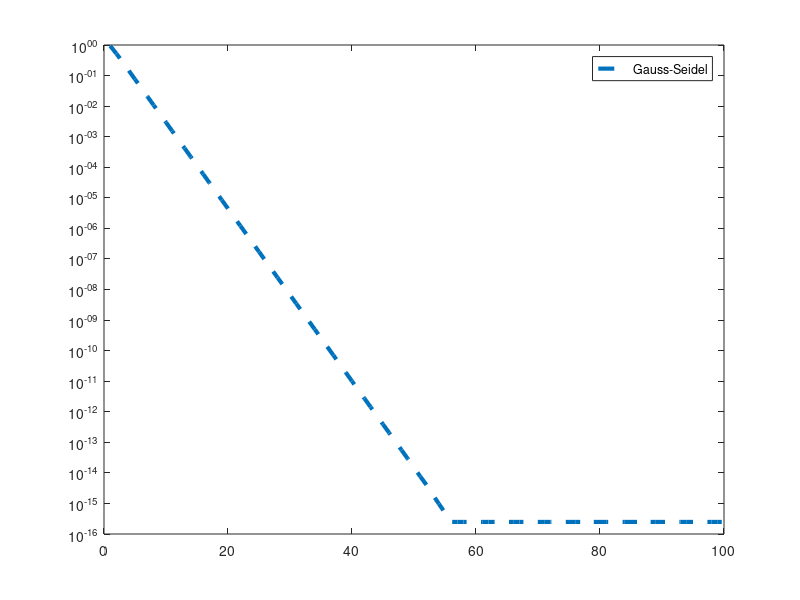

Write MATLAB code to recreate this figure. (Note: this script raises an error after producing the figure.)
% zvolme pocet iteraci
iteraci=100;

% zvolime nahodnou matici, uvidime jeslti bude konvergovat, ke ktere 
% pricteme jednotkovou diagonalni, zvysime tak pravdepodobnost ze vse bude konvergovat
A=rand(3)/2+eye(3)/2

% zvolime pozadovane reseni, ze ktereho napocitame pravou stranu
origReseni=[1;1;1];

% najdeme pravou stranu
y=A*origReseni

% zvolime nahodny uvodni odhad ze ktereho budeme iterovat
uvodniOdhad=rand(3,1);

% zvolime omega pro superrelaxaci, nebude optimalni, nevadi
omega=[0.1, 0.6, 1, 1.5, 1.9];

%% GAUSS-SEIDEL

	L=tril(A,-1);
	R=triu(A,1);
	D=A-L-R;

	F=-inv(D+L)*R;
	G=inv(D+L);

	x=uvodniOdhad;
	for i=1:iteraci
		x=F*x+G*y;
		vzdGaussSeidel(i)=norm(x-origReseni);
	end;

    osaX=1:iteraci;

	plot(osaX,vzdGaussSeidel, '--','LineWidth',3);
	% zobrazime legendu
	legend('Gauss-Seidel');
	% nastavime osu Y jako logaritmickou
	set(gca,'YScale','log');
    hold on

%% volim ruzne omega
    for i=1:5
        vzdSuperRelaxace = superrelax(A,omega(i), uvodniOdhad, iteraci, y, origReseni)
        txt = ['omega=',num2str(omega(i))];
        plot(osaX,vzdSuperRelaxace(1,:),'DisplayName',txt);   
    end

    hold off
    legend show
%%
function[vzdSuperRelaxace] = superrelax(A, omega, uvodniOdhad, iteraci,y, origReseni)
    L=tril(A,-1);
	R=triu(A,1);
	D=A-L-R;

	% toto je ze seidela
	F=-inv(D+L)*R;
	G=inv(D+L);

	x=uvodniOdhad;
	for i=1:iteraci
		xkp1=F*x+G*y;
		x=omega*(xkp1-x)+x;
		vzdSuperRelaxace(i)=norm(x-origReseni);
	end;
    
end
